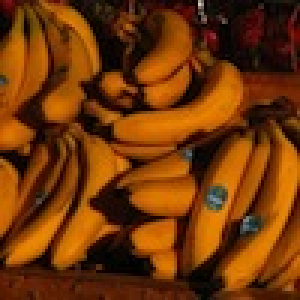
%> input picture fruit_100_100/1.jpg, 100 x 100 px (shown 3 times larger); its folder holds only this picture in this run
$ octave demon_small_patch.m   (GNU Octave 9; MATLAB toolbox functions it lacks are replaced by stand-ins)
%> lines starting %> are read from the running program, lines starting %| are printed output that depends on the picture
### Create_Zearo_Mean_Images.m
function [I] = Create_Zearo_Mean_Images(imgs_path,n)
%> called with imgs_path = '.\fruit_100_100', n = 8

    files = dir(imgs_path);
    j=1;
    for i=3:length(files)
            I{j} = imread(strcat(imgs_path,'/',files(i).name));
            I{j} = rgb2gray(I{j});
            I{j} = double(I{j});
            j=j+1;
    end
    k = (1/(n^2))*ones(n,n);

    for image=1:length(I)
       fprintf('Remove mean: %10d\r',image);
       temp = I{image};
       lmn = rconv2(temp,k);
       temp = temp - lmn;
       I{image} = temp;
    end
%> this loop made 1 pass
%> (ctr in rconv2, ly in rconv2, lx in rconv2, sy in rconv2, sx in rconv2, sy2 in rconv2, sx2 in rconv2) on pass 1: (0, 100, 100, 8, 8, 3, 3)
%| Remove mean:          1
%> pass 1, in Create_Zearo_Mean_Images, `temp = I{image};`:
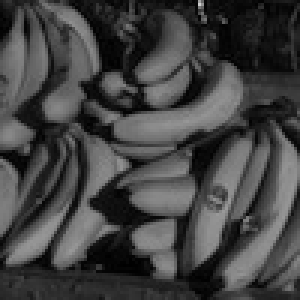
%> temp: size 100x100 double (shown 3 times larger); min 0, max 204, mean 66.9
%> pass 1, in rconv2, `clarge = [ large(sy-sy2:-1:2,sx-sx2:-1:2), large(sy-sy2:-1:2,:), large..`:
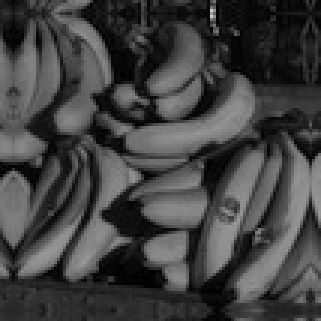
%> clarge: size 107x107 double (shown 3 times larger); min 0, max 204, mean 65.5
%> pass 1, in rconv2, `c = conv2(clarge,small,'valid');`:
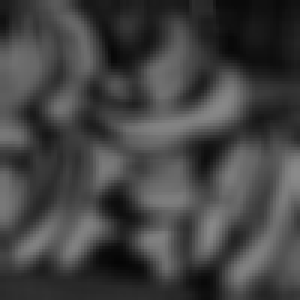
%> c: size 100x100 double (shown 3 times larger); min 5.22, max 139, mean 67
%> pass 1, in Create_Zearo_Mean_Images, `temp = temp - lmn;`:
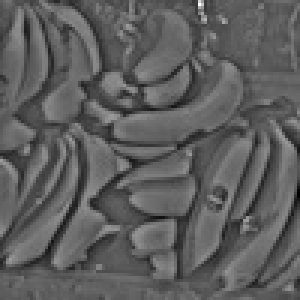
%> temp: size 100x100 double (shown 3 times larger); min -95.7, max 162.1, mean -0.1; drawn with min black and max white
%> after the loop, I = 1 item
end

### rconv2.m
%%%%%%%%%%%%%%%%%%%%%%%%%%%%%%%%%%%%%%%%%%%%%%%%%%%%%%%%%%%%%%%%%%%%%%%%%%>
% Convolution of two matrices, with boundaries handled via reflection
% about the edge pixels.  Result will be of size of LARGER matrix.
%
% Further adapted for speed by Matthew Zeiler.
%
% @file
% @author Matthew Zeiler
% @author Eero Simonscelli
% @date Feb 13, 2010
%
% @ipp_file @copybrief make_noz.m
%%%%%%%%%%%%%%%%%%%%%%%%%%%%%%%%%%%%%%%%%%%%%%%%%%%%%%%%%%%%%%%%%%%%%%%%%%%

%%%%%%%%%%%%%%%%%%%%%%%%%%%%%%%%%%%%%%%%%%%%%%%%%%%%%%%%%%%%%%%%%%%%%%%%%%>
% @copybrief make_noz.m
% @param large the image you want to convolve over.
% @param small the filter you want to convolve with.
%
% @retval c the convolved image.
%%%%%%%%%%%%%%%%%%%%%%%%%%%%%%%%%%%%%%%%%%%%%%%%%%%%%%%%%%%%%%%%%%%%%%%%%%%
function c = rconv2(large,small)

ctr = 0;


% [7 lines of commented-out code are left out]

ly = size(large,1);
lx = size(large,2);
sy = size(small,1);
sx = size(small,2);

%% These values are one less than the index of the small mtx that falls on
%% the border pixel of the large matrix when computing the first
%% convolution response sample:
sy2 = floor((sy+ctr-1)/2);
sx2 = floor((sx+ctr-1)/2);

% pad with reflected copies
clarge = [
    large(sy-sy2:-1:2,sx-sx2:-1:2), large(sy-sy2:-1:2,:), ...
	large(sy-sy2:-1:2,lx-1:-1:lx-sx2); ...
    large(:,sx-sx2:-1:2),    large,   large(:,lx-1:-1:lx-sx2); ...
    large(ly-1:-1:ly-sy2,sx-sx2:-1:2), ...
      large(ly-1:-1:ly-sy2,:), ...
      large(ly-1:-1:ly-sy2,lx-1:-1:lx-sx2) ];


%   keyboard

c = conv2(clarge,small,'valid');

### imagepart.m
function S=imagepart(S0,ratio)
[m,n,L]=size(S0);
assert(m==n);
inter=m/ratio;
S=zeros(inter,inter,L*ratio*ratio);
for i=1:L
    for j1=1:ratio-1
        for j2=1:ratio-1
    S(:,:,j2+(i-1)*ratio*ratio+(j1-1)*ratio)=S0(j1*inter:(j1+1)*inter-1,j2*inter:(j2+1)*inter-1,i);
        end
    end
end

### traind.m
function [d,x,k]=traind(d,s,lambda,alpha,gammaq,gammav,gammac,t,maxiterd,maxiterx,tol)
[m,n,N]=size(s);
otfDx=psf2otf([1,-1],[m,n]);
otfDy=psf2otf([1;-1],[m,n]);
fdeta=abs(otfDx).^2 + abs(otfDy).^2;

[m1,n1,~]=size(d);
padSize = [m,n] - [m1,n1];
psf     = padarray(d, padSize, 'post');
psf    = circshift(psf,-floor([m1,n1]/2));
diotf = fft2(psf);

epochs = round(maxiterd / N);
indices = [];
for ee = 1:epochs
  indices = [indices, randperm(N)];
end
delt=t;
inniterd=1;
for i=1:maxiterd
    oldd=d;
    k=indices(i);
%     mode=randperm(8,1);
%     mode=1;
%     ss=data_augmentation(s(:,:,k), mode);
    ss=s(:,:,k);
    [~,x,~]=solvex(d,diotf,ss,gammaq,gammav,gammac,lambda,alpha,fdeta,maxiterx,tol);
    [d,diotf]=solved(d,diotf,x,ss,delt,gammac,inniterd);
%     fprintf('iterx:%4d i:%4d  error: %.4e  index: %3d mode:%1d\n',...
%     iterx,i,norm(vec(oldd-d)),k,mode)
end

### solvex.m
function [y,x,iterx]=solvex(d,diotf,s,gammaq,gammav,gammac,lambda,alpha,fdeta,maxiter,tol)
% q is saprser than x, so we use the q as the returned value.
M=size(d,3);
[m,n]=size(s);
x=zeros(m,n,M);
b=zeros(m,n,M);
q=zeros(m,n,M);
a1=b;a2=b;v1=b;v2=b;
y=s;c=zeros(m,n);
for i=1:maxiter
    oldx=x;
    [x]=updatex(d,diotf,s,b,q,y,c,gammac,gammaq,a1,a2,v1,v2,gammav,fdeta);
    q=updateq(q,x,b,lambda,gammaq);
    b=updateb(b,x,q);
    [y,sdixi]=updatey(d,diotf,x,s,c,gammac);
    c=updatec(sdixi,y,c);
    [v1,v2,xix,xiy]=updatev(d,x,a1,a2,alpha,gammav);
    [a1,a2]=updatea(a1,a2,xix,xiy,v1,v2);
    if norm(vec(oldx-x))/norm(vec(x))<tol
        break;
    end
end
iterx=i

### solved.m
function [d,diotf]=solved(d,diotf,x,s,t,gammac,inniterd)
c=zeros(size(s));
for i=1:inniterd
[y,sdixi]=updatey(d,diotf,x,s,c,gammac);
c=updatec(sdixi,y,c);
[d,diotf]=updated(d,diotf,x,c,y,t);
end

### demon_small_patch.m
clear;


M=100;
% % Construct initial dictionary
% D0 = zeros(8,8,M);
% D0(3:6,3:6,:) = (randn(4,4,M));

D0=randn(10,10,M);
D0=bsxfun(@rdivide, D0, max(sqrt(sum(sum(D0.^2, 1), 2)),1));


npd = 32;
fltlmbd = 5;

n = 8; % patch size
imgs_path = '.\fruit_100_100';
I= Create_Zearo_Mean_Images(imgs_path,n);
%> I = 1 item
for i=1:length(I)
    S0(:,:,i)=I{i};
end
%> this loop made 1 pass
S0=imagepart(S0,4);

alpha=0.1;
lambda=0.2;
gammaq=10;
gammav=10;
gammac=10;


[m,n,N]=size(S0);
%> m = 25; n = 25; N = 16
maxiterd=N*5;
%> maxiterd = 80
maxiterx=200;
t=0.02;
tol=5e-3;

D0=gpuArray(D0);
S0=gpuArray(S0);
lambda=gpuArray(lambda);
alpha=gpuArray(alpha);
gammaq=gpuArray(gammaq);
gammav=gpuArray(gammav);
gammac=gpuArray(gammac);
t=gpuArray(t);

[d,x,k]=traind(D0,S0,lambda,alpha,gammaq,gammav,gammac,t,maxiterd,maxiterx,tol);
%> (the run ends here)
